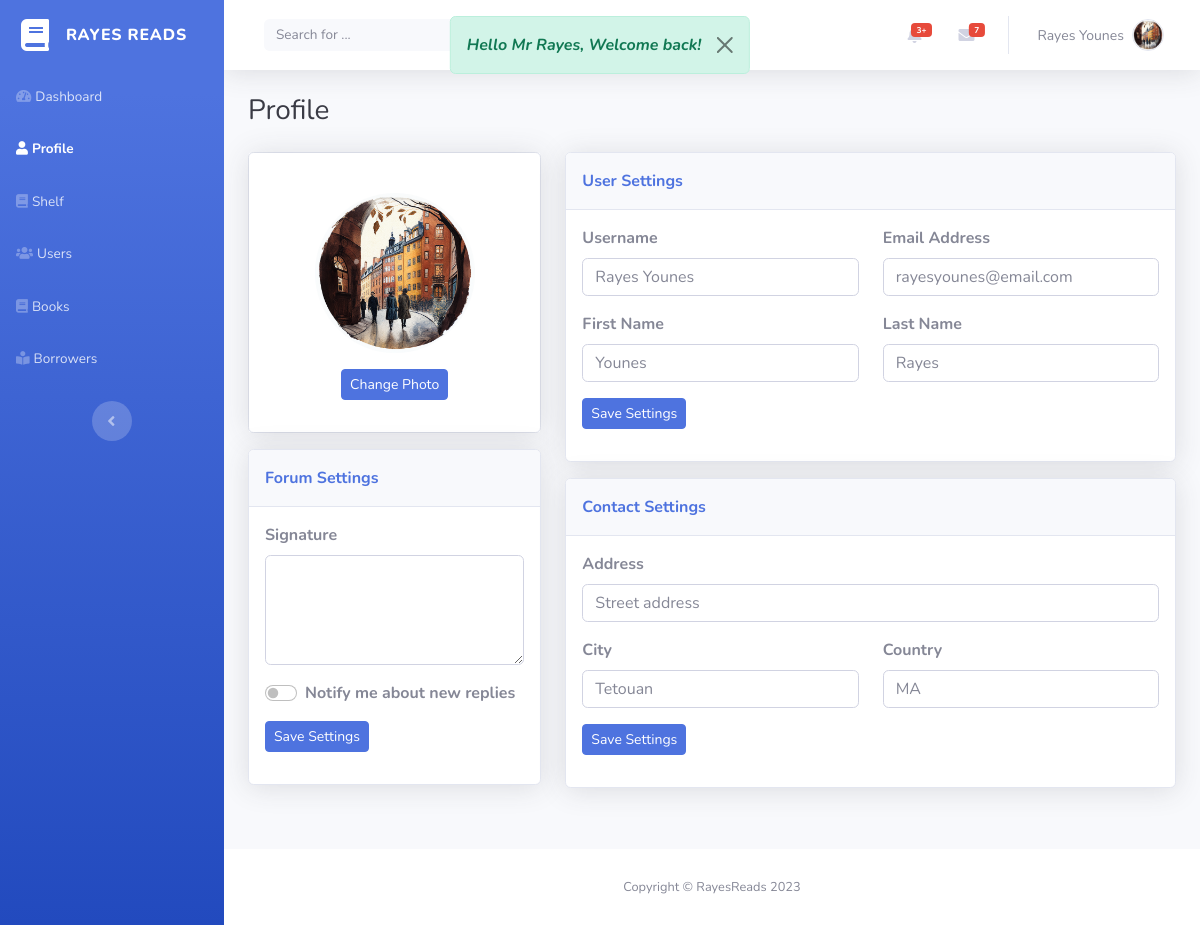
The app's page /profile.php (signed in) with its own data.
### tables this page shows
CREATE TABLE `users` (
  `ID_User` int(11) NOT NULL,
  `Cin` varchar(255) NOT NULL,
  `First_Name` varchar(255) NOT NULL,
  `Last_Name` varchar(255) NOT NULL,
  `Email` varchar(255) NOT NULL,
  `Phone_Number` varchar(255) NOT NULL,
  `Pass_key` varchar(255) NOT NULL,
  `Is_Admin` tinyint(1) NOT NULL,
  `Avatar` varchar(255) NOT NULL
);

### profile.php (the view, shortened to what this page needs)
<?php
if (isset($_SESSION["user_id"])) {
    $mysqli = require "db.php";
    $sql = "SELECT * FROM users WHERE ID_User = {$_SESSION["user_id"]}";
    $result = $mysqli->query($sql);
    $user = $result->fetch_assoc();
} else {
    header("location:login.php");
}
?>
<?php if (isset($user)): ?>
    <head>
        <link rel="stylesheet" href="assets/bootstrap/css/bootstrap.min.css">
        <link rel="stylesheet" href="assets/fonts/fontawesome-all.min.css">
        <link rel="stylesheet" href="assets/css/profile.css">
        <link rel="stylesheet" href="assets/css/Nunito.css">
        <link rel="stylesheet" href="assets/css/style.css">
    </head>
    <body id="page-top">
        <div id="wrapper">
            <?php include("sidebar.php"); ?>
            <div class="d-flex flex-column" id="content-wrapper">
                <div id="content">
                    <?php include("navbar.php"); ?>
                    <div class="container-fluid">
                        <h3 class="text-dark mb-4">Profile</h3>
                        <div class="row mb-3">
                            <div class="col-lg-4 col-xxl-4 offset-xxl-0">
                                <div class="card mb-3">
                                    <div class="card-body text-center shadow">
                                        <form id="UpdateAvatar" action="update_avatar.php" name="update_avatar"
                                            method="post">
                                            <img id="profileImage"
                                                title="<?php echo htmlspecialchars($user["First_Name"] . " " . $user["Last_Name"]); ?>"
                                                class="rounded-circle mb-3 mt-4"
                                                src="<?php echo htmlspecialchars($user["Avatar"]); ?>" width="160"
                                                height="160">
                                            <div class="mb-3">
                                                <button id="changePhotoBtn" class="btn btn-primary btn-sm"
                                                    type="button">Change Photo</button>
                                            </div>
                                        </form>
                                    </div>
                                </div>
                                <div class="card shadow mb-5">
                                    <div class="card-header py-3">
                                        <p class="text-primary m-0 fw-bold">Forum Settings</p>
                                    </div>
                                    <div class="card-body">
                                        <div class="row">
                                            <div class="col-md-12">
                                                <form>
                                                    <div class="mb-3"><label class="form-label"
                                                            for="signature"><strong>Signature</strong><br></label><textarea
                                                            class="form-control" id="signature" rows="4"
                                                            name="signature"></textarea></div>
                                                    <div class="mb-3">
                                                        <div class="form-check form-switch"><input class="form-check-input"
                                                                type="checkbox" id="formCheck-1"><label
                                                                class="form-check-label" for="formCheck-1"><strong>Notify me
                                                                    about new replies</strong></label></div>
                                                    </div>
                                                    <div class="mb-3"><button class="btn btn-primary btn-sm"
                                                            type="submit">Save Settings</button></div>
                                                </form>
                                            </div>
                                        </div>
                                    </div>
                                </div>
                            </div>
                            <div class="col-lg-8">
                                <div class="row">
                                    <div class="col">
                                        <div class="card shadow mb-3">
                                            <div class="card-header py-3">
                                                <p class="text-primary m-0 fw-bold">User Settings</p>
                                            </div>
                                            <div class="card-body">
                                                <form>
                                                    <div class="row">
                                                        <div class="col">
                                                            <div class="mb-3"><label class="form-label"
                                                                    for="username"><strong>Username</strong></label><input
                                                                    class="form-control" type="text" id="username"
                                                                    placeholder="<?php echo htmlspecialchars($user["Last_Name"] . " " . $user["First_Name"]); ?>"
                                                                    name="username"></div>
                                                        </div>
                                                        <div class="col">
                                                            <div class="mb-3"><label class="form-label"
                                                                    for="email"><strong>Email Address</strong></label><input
                                                                    class="form-control" type="email" id="email"
                                                                    placeholder="<?php echo htmlspecialchars($user["Email"]); ?>"
                                                                    name="email"></div>
                                                        </div>
                                                    </div>
                                                    <div class="row">
                                                        <div class="col">
                                                            <div class="mb-3"><label class="form-label"
                                                                    for="first_name"><strong>First
                                                                        Name</strong></label><input class="form-control"
                                                                    type="text" id="first_name"
                                                                    placeholder="<?php echo htmlspecialchars($user["First_Name"]); ?>"
                                                                    name="first_name"></div>
                                                        </div>
                                                        <div class="col">
                                                            <div class="mb-3"><label class="form-label"
                                                                    for="last_name"><strong>Last Name</strong></label><input
                                                                    class="form-control" type="text" id="last_name"
                                                                    placeholder="<?php echo htmlspecialchars($user["Last_Name"]); ?>"
                                                                    name="last_name"></div>
                                                        </div>
                                                    </div>
                                                    <div class="mb-3"><button class="btn btn-primary btn-sm"
                                                            type="submit">Save Settings</button></div>
                                                </form>
                                            </div>
                                        </div>
                                        <div class="card shadow">
                                            <div class="card-header py-3">
                                                <p class="text-primary m-0 fw-bold">Contact Settings</p>
                                            </div>
                                            <div class="card-body">
                                                <form>
                                                    <div class="mb-3"><label class="form-label"
                                                            for="address"><strong>Address</strong></label><input
                                                            class="form-control" type="text" id="address"
                                                            placeholder="Street address" name="address"></div>
                                                    <div class="row">
                                                        <div class="col">
                                                            <div class="mb-3"><label class="form-label"
                                                                    for="city"><strong>City</strong></label><input
                                                                    class="form-control" type="text" id="city"
                                                                    placeholder="Tetouan" name="city"></div>
                                                        </div>
                                                        <div class="col">
                                                            <div class="mb-3"><label class="form-label"
                                                                    for="country"><strong>Country</strong></label><input
                                                                    class="form-control" type="text" id="country"
                                                                    placeholder="MA" name="country"></div>
                                                        </div>
                                                    </div>
                                                    <div class="mb-3"><button class="btn btn-primary btn-sm"
                                                            type="submit">Save&nbsp;Settings</button></div>
                                                </form>
                                            </div>
                                        </div>
                                    </div>
                                </div>
                            </div>
                        </div>
                    </div>
                    <?php include("footer.php"); ?>
                </div>
            </div><a class="text-center border rounded scroll-to-top" href="#page-top"><i class="fas fa-angle-up"></i></a>
        </div>
    </body>
<?php endif; ?>

### navbar.php (shortened to what this page needs)
<?php
if (isset($user) && !isset($_SESSION['welcome_message'])) {
    ?>
    <div class="alert alert-success alert-dismissible custom-alert top-0 fade show position-fixed mt-3 start-50 translate-middle-x"
        role="alert">
        <em><strong>Hello Mr
                <?php echo htmlspecialchars($user["Last_Name"]); ?>, Welcome back!
            </strong></em>
        <button type="button" class="btn-close" data-bs-dismiss="alert" aria-label="Close"></button>
    </div>
    <?php
}
?>
<?php if (isset($user)): ?>
    <nav class="navbar navbar-light navbar-expand bg-white shadow mb-4 topbar static-top">
        <div class="container-fluid">
            <form class="d-none d-sm-inline-block me-auto ms-md-3 my-2 my-md-0 mw-100 navbar-search">
                <div class="input-group"><input class="bg-light form-control border-0 small" type="text"
                        placeholder="Search for ..."><button title="#" class="btn btn-primary py-0" type="button"></button></div>
            </form>
            <ul class="navbar-nav flex-nowrap ms-auto">
                <li class="nav-item dropdown no-arrow mx-1">
                    <div class="nav-item dropdown no-arrow"><a class="dropdown-toggle nav-link" aria-expanded="false"
                            data-bs-toggle="dropdown" href="#"><span class="badge bg-danger badge-counter">3+</span></a>
                    </div>
                </li>
                <li class="nav-item dropdown no-arrow mx-1">
                    <div class="nav-item dropdown no-arrow"><a class="dropdown-toggle nav-link" aria-expanded="false"
                            data-bs-toggle="dropdown" href="#"><span class="badge bg-danger badge-counter">7</span><i
                                class="fas fa-envelope fa-fw"></i></a>
                    </div>
                </li>
                <li class="nav-item dropdown no-arrow">
                    <div class="nav-item dropdown no-arrow"><a class="dropdown-toggle nav-link" aria-expanded="false"
                            data-bs-toggle="dropdown" href="#"><span
                                class="d-none d-lg-inline me-2 text-gray-600 small"><?php echo htmlspecialchars($user["Last_Name"] . " " . $user["First_Name"]); ?></span><img
                                id="nav_profileImage" title="<?php echo htmlspecialchars($user["Last_Name"] . " " . $user["First_Name"]); ?>"
                                class="border rounded-circle img-profile" src="<?php echo htmlspecialchars($user["Avatar"]);?>"></a>
                    </div>
                </li>
            </ul>
        </div>
    </nav>
<?php endif; ?>

### assets/css/style.css (style rules this page uses)
.custom-alert { z-index: 9999; }

### records on screen
users: Last_Name "Rayes", Last_Name+First_Name "Rayes Younes", Avatar (picture), username "Rayes Younes", email "rayesyounes@email.com", first_name "Younes", last_name "Rayes"
